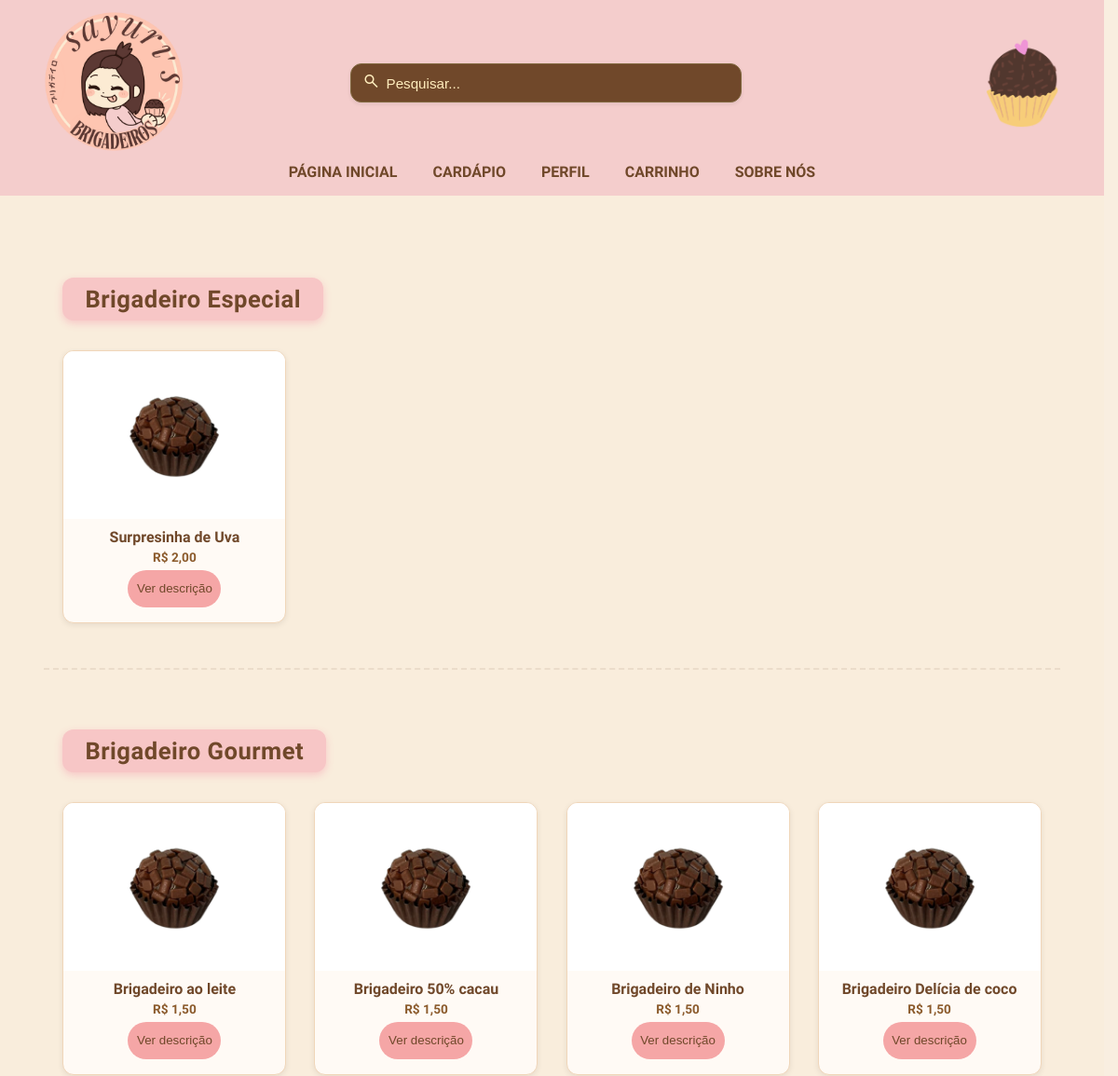
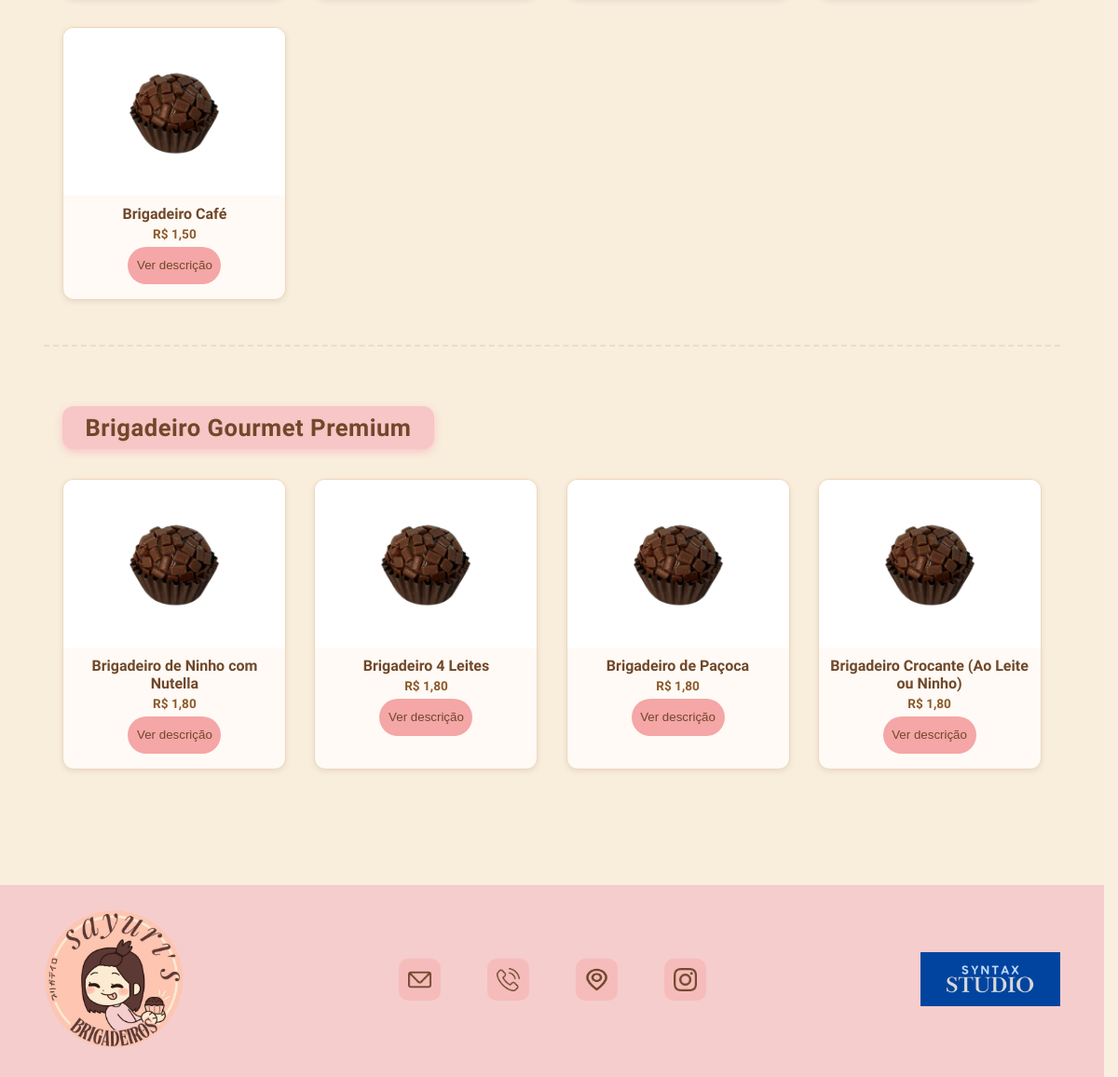
The app's page /cardapio/ with its own data (2 pictures, top to bottom).
### produtos/models.py (models this page shows, shortened)
class Produto(models.Model):
    nome = models.CharField(max_length=100)
    preco = models.DecimalField(max_digits=10, decimal_places=2)
    descricao = models.TextField(blank=True)
    categoria = models.ForeignKey(
        Categoria,
        related_name='produtos',
        on_delete=models.SET_NULL,
        null=True,
        blank=True
    )
    imagem = models.ImageField(upload_to='produtos/', blank=True, null=True)

class Categoria(models.Model):
    nome = models.CharField(max_length=100, unique=True)

### produtos/views.py (the view)
# urls.py: path('cardapio/', views.cardapio, name='cardapio'),
def cardapio(request):
    produtos = Produto.objects.all().order_by('categoria__nome')
    produtos_por_categoria = {}
    for produto in produtos:
        categoria_nome = produto.categoria.nome if produto.categoria else 'Outros'
        produtos_por_categoria.setdefault(categoria_nome, []).append(produto)
    return render(request, 'cardapio.html', {'produtos_por_categoria': produtos_por_categoria})

### produtos/templates/cardapio.html (shortened to what this page needs)
{% load static %}
<!DOCTYPE html>
<html lang="pt-BR">
<head>
  <link rel="stylesheet" href="{% static 'CSS/base.css' %}" />
  <link rel="stylesheet" href="{% static 'CSS/search.css' %}" />
  <link rel="stylesheet" href="{% static 'CSS/cardapio.css' %}" />
  <link rel="stylesheet" href="{% static 'CSS/descricao.css' %}" />
</head>
<body>
  <header class="main-header">
    <div class="container header-grid">
      <a href="{% url 'index' %}" class="brand">
        <img src="{% static 'src/TCC.png' %}" alt="Logo Sayuri" class="fotologo">
      </a>
      <div class="search-wrapper">
        <div class="search" id="search">
          <label for="searchInput">
            <span class="material-symbols-outlined">search</span>
          </label>
          <input class="searchInput" type="search" id="searchInput" placeholder="Pesquisar...">
        </div>
      </div>
      <img src="{% static 'src/ICONS.png' %}" alt="Brigadeiro" class="brigadeiro">
    </div>
    <nav class="menu-opcoes">
      <ul class="container nav-list">
        <li><a href="{% url 'index' %}">PÁGINA INICIAL</a></li>
        <li><a href="{% url 'cardapio' %}">CARDÁPIO</a></li>
        <li><a href="{% url 'perfil' %}">PERFIL</a></li>
        <li><a href="{% url 'carrinho' %}">CARRINHO</a></li>
        <li><a href="{% url 'index' %}#sobrenos_slide" class="scroll-link">SOBRE NÓS</a></li>
      </ul>
    </nav>
  </header>
  <main>
    {% for categoria, produtos_categoria in produtos_por_categoria.items %}
      <section class="categoria-section">
        <h2 class="categoria-nome">{{ categoria }}</h2>
        <div class="produto-grid">
          {% for produto in produtos_categoria %}
            <div class="card-produto">
              <img src="{{ produto.imagem.url }}" alt="{{ produto.nome }}">
              <div class="card-info">
                <h3>{{ produto.nome }}</h3>
                <p class="preco">R$ {{ produto.preco|floatformat:2 }}</p>
                <button
                  class="ver-descricao"
                  data-nome="{{ produto.nome|slugify }}"
                  data-descricao="{{ produto.descricao }}">
                  Ver descrição
                </button>
              </div>
            </div>
          {% endfor %}
        </div>
      </section>
    {% endfor %}
  </main>
  <footer class="main-footer">
    <div class="container footer-grid">
      <div class="footer-logo-esquerda">
        <img src="{% static 'src/TCC.png' %}" alt="Foto logo" class="fotologo1">
      </div>
      <div class="redesSociais">
        <a href="mailto:sayurimo@gmail.com"><img src="{% static 'src/e-mail.png' %}" alt="email" class="icones"></a>
        <a href="tel:+5515981453091"><img src="{% static 'src/chamada-telefonica.png' %}" alt="telefone" class="icones"></a>
        <a href="https://www.google.com/maps/search/?api=1&query=Rua+Alice+Garcia+da+Silva,+380+B14+-+19" target="_blank">
          <img src="{% static 'src/localizacao.png' %}" alt="endereço" class="icones">
        </a>
        <a href="https://www.instagram.com/sayuri_brigadeiros?igsh=MWh4Zjc0Ynp6NTA2eg==" target="_blank">
          <img src="{% static 'src/instagram.png' %}" alt="Instagram" class="icones">
        </a>
      </div>
      <div class="footer-logo-direita">
        <img src="{% static 'src/Logo Principal.png' %}" alt="Logo Studio" class="logo-direita">
      </div>
    </div>
  </footer>
</body>
</html>

### produtos/static/CSS/base.css (style rules this page uses)
:root { --bg: #f9eee0; --pink: #F4CDCC; --brown: #70482A; --brown-2: #B97949; }
* { margin:0; padding:0; box-sizing:border-box; }
html { scroll-behavior: smooth; height: 100%; scrollbar-gutter: stable; overflow-y: scroll; }
body { min-height:100vh; background-color: #f9eee0; font-family:'Voces', sans-serif; display:flex; flex-direction:column; }
.container { width: min(1200px, 92%); margin-inline:auto; }
.main-header { background-color:var(--pink); color:#000; padding:12px 0; }
.header-grid { display:grid; grid-template-columns: auto 1fr auto; align-items:center; gap:16px; }
.fotologo { width:150px; height:auto; }
.brigadeiro { width:80px; height:auto; }
.menu-opcoes { background:transparent; }
.nav-list { list-style:none; display:flex; gap:22px; justify-content:center; padding:8px 0 4px; }
.nav-list a { text-decoration:none; color:var(--brown); font-weight:700; padding:6px 8px; transition:color .25s, border-color .25s; border-bottom:2px solid transparent; }
.main-footer { background-color:var(--pink); padding:26px 0; }
.footer-grid { display:grid; grid-template-columns: auto 1fr auto; align-items:center; gap:18px; }
.footer-logo-esquerda img, .footer-logo-direita img { width:150px; height:auto; }
.redesSociais { display:flex; justify-content:center; align-items:center; gap:50px; }
.icones { background-color:#f6bcbc; border-radius:10px; padding:10px; width:45px; height:45px; transition:transform .2s ease, background-color .2s ease; }

### produtos/static/CSS/search.css (style rules this page uses)
.search-wrapper { position: relative; display: flex; flex-direction: column; width: 100%; max-width: 420px; margin: 0 auto; font-family: 'Voces', sans-serif; transform: translateX(-10%); z-index: 10000; }
.search { display: flex; align-items: center; background: #70482A; border: 1px solid rgb(128, 105, 63); border-radius: 12px; padding: 8px 12px; width: 100%; box-shadow: 0 2px 4px rgba(0,0,0,0.08); }
.search .material-symbols-outlined { color: #ffedbd; font-size: 20px; margin-right: 6px; }
.searchInput { flex: 1; border: none; outline: none; font-size: 0.95rem; color: #ffedbd; background: transparent; }
.searchInput::placeholder { color: #ffedbd; }

### produtos/static/CSS/cardapio.css (style rules this page uses)
main { background-color: #F9EDDC; padding: 40px 0 60px 0; font-family: 'Voces', sans-serif; }
.categoria-section { max-width: 1200px; padding: 0 20px; width: min(1200px, 92%); margin: 3rem auto 4rem auto; }
.categoria-nome { display: inline-block; font-size: 1.6rem; color: #70482A; background: #F7C6C6; padding: 8px 24px; border-radius: 12px; margin: 0 auto 30px; text-align: center; font-weight: bold; box-shadow: 0 3px 8px #F7C6C6; margin-bottom: 2rem; letter-spacing: 0.5px; }
.categoria-section:not(:last-child) { border-bottom: 2px dashed rgba(112, 72, 42, 0.1); padding-bottom: 3rem; }
.produto-grid { display: grid; grid-template-columns: repeat(auto-fill, minmax(220px, 1fr)); gap: 30px; justify-items: center; }
.card-produto { background-color: #fffaf5; border: 1px solid #f0d6b9; border-radius: 12px; box-shadow: 0 2px 6px rgba(0,0,0,0.08); overflow: hidden; width: 100%; max-width: 240px; transition: transform 0.25s ease, box-shadow 0.25s ease; }
.card-produto img { width: 100%; height: 180px; object-fit: cover; display: block; }
.card-info { padding: 10px 12px 16px 12px; text-align: center; }
.card-info h3 { color: #70482A; font-size: 1rem; margin-bottom: 4px; }
.card-info p { color: #8B5A2B; font-size: 0.85rem; margin-bottom: 6px; }
.preco { display: block; font-weight: bold; color: #70482A; font-size: 0.95rem; margin-bottom: 10px; }

### produtos/static/CSS/descricao.css (style rules this page uses)
.ver-descricao { width: 100px; height: 40px; background-color: #f5a6a6; border-radius: 20px; border: 2px #f5a6a6; color: #70482A; }

### records on screen
Produto: nome "Brigadeiro Especial", imagem (picture), nome "Surpresinha de Uva", preco "2,00"
Produto: nome "Brigadeiro Gourmet", imagem (picture), nome "Brigadeiro ao leite", preco "1,50"
Produto: imagem (picture), nome "Brigadeiro 50% cacau", preco "1,50"
Produto: imagem (picture), nome "Brigadeiro de Ninho", preco "1,50"
Produto: imagem (picture), nome "Brigadeiro Delícia de coco", preco "1,50"
Produto: imagem (picture), nome "Brigadeiro Café", preco "1,50"
Produto: nome "Brigadeiro Gourmet Premium", imagem (picture), nome "Brigadeiro de Ninho com Nutella", preco "1,80"
Produto: imagem (picture), nome "Brigadeiro 4 Leites", preco "1,80"
Produto: imagem (picture), nome "Brigadeiro de Paçoca", preco "1,80"
Produto: imagem (picture), nome "Brigadeiro Crocante (Ao Leite ou Ninho)", preco "1,80"
